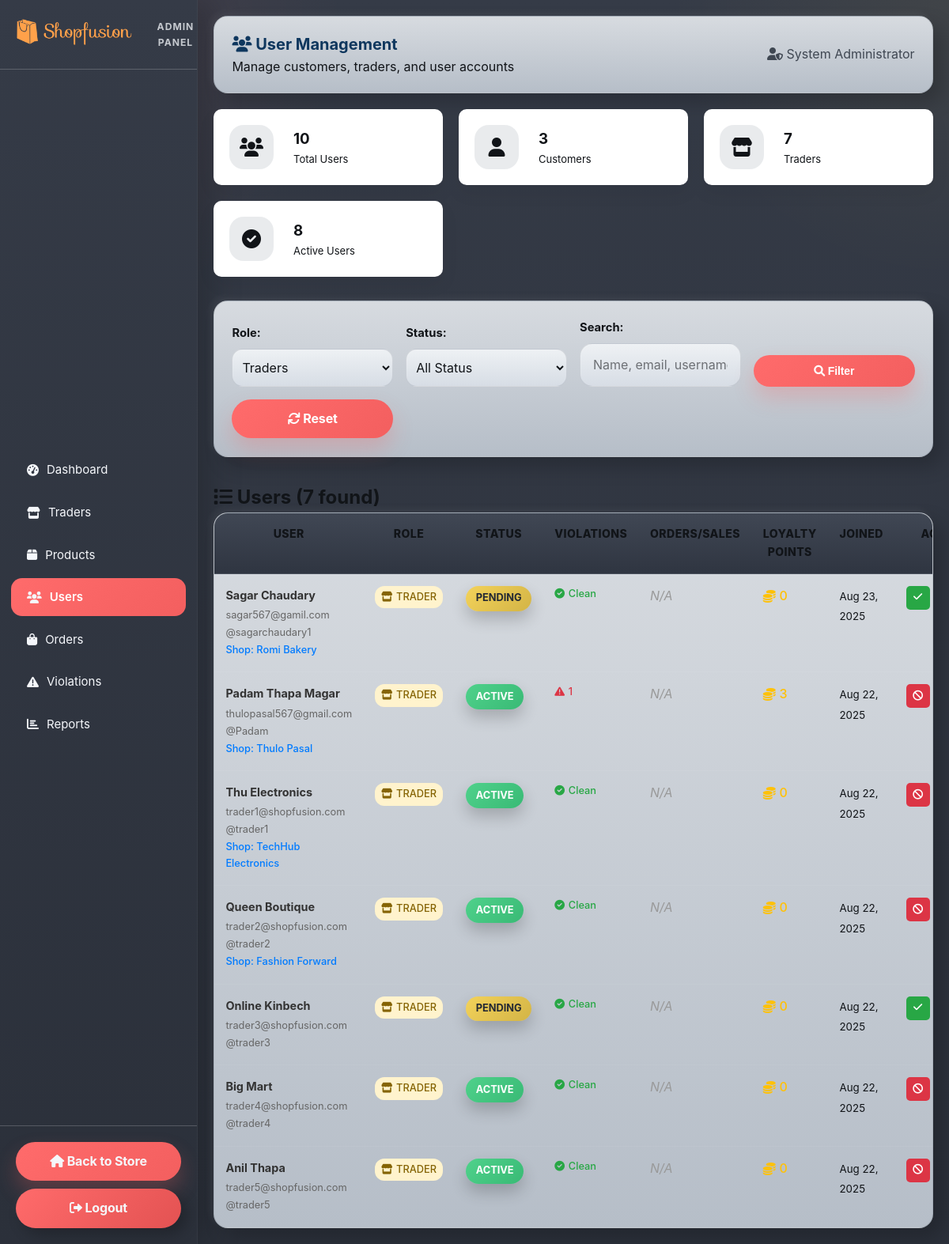
Screenshot of /admin/users.php?role=trader (signed in) with the database file from the repository.
### tables this page shows
CREATE TABLE `users` (
  `user_id` int(11) NOT NULL,
  `username` varchar(50) NOT NULL,
  `email` varchar(100) NOT NULL,
  `password` varchar(255) NOT NULL,
  `full_name` varchar(100) NOT NULL,
  `phone` varchar(20) DEFAULT NULL,
  `address` text DEFAULT NULL,
  `role` enum('admin','trader','customer') NOT NULL,
  `status` enum('active','pending','disabled') DEFAULT 'active',
  `violation_count` int(11) DEFAULT 0,
  `loyalty_points` int(11) DEFAULT 0,
  `created_at` timestamp NOT NULL DEFAULT current_timestamp(),
  `updated_at` timestamp NOT NULL DEFAULT current_timestamp() ON UPDATE current_timestamp()
);

### includes/functions.php (called while the page is built, shortened)
<?php
function formatDate($date) {
    return date('M j, Y', strtotime($date));
}
?>

### admin/users.php (the view, shortened to what this page needs)
<?php
require_once '../includes/functions.php';
$roleFilter = $_GET['role'] ?? 'all';
$statusFilter = $_GET['status'] ?? 'all';
$searchQuery = $_GET['search'] ?? '';
$whereConditions = ["role != 'admin'"];
$params = [];
if ($roleFilter !== 'all') {
    $whereConditions[] = "role = ?";
    $params[] = $roleFilter;
}
$whereClause = 'WHERE ' . implode(' AND ', $whereConditions);
try {
    $stmt = $pdo->prepare("
        SELECT u.*, s.shop_name,
               (SELECT COUNT(*) FROM orders WHERE customer_id = u.user_id AND payment_status = 'completed') as total_orders,
               (SELECT SUM(total_amount) FROM orders WHERE customer_id = u.user_id AND payment_status = 'completed') as total_spent
        FROM users u
        LEFT JOIN shops s ON u.user_id = s.trader_id
        $whereClause
        ORDER BY u.created_at DESC
        LIMIT 100
    ");
    $stmt->execute($params);
    $users = $stmt->fetchAll();
    $stmt = $pdo->prepare("
        SELECT
            COUNT(*) as total_users,
            SUM(CASE WHEN role = 'customer' THEN 1 ELSE 0 END) as total_customers,
            SUM(CASE WHEN role = 'trader' THEN 1 ELSE 0 END) as total_traders,
            SUM(CASE WHEN status = 'active' THEN 1 ELSE 0 END) as active_users,
            SUM(CASE WHEN status = 'disabled' THEN 1 ELSE 0 END) as disabled_users,
            SUM(CASE WHEN status = 'pending' THEN 1 ELSE 0 END) as pending_users
        FROM users
        WHERE role != 'admin'
    ");
    $stmt->execute();
    $stats = $stmt->fetch();
} catch (PDOException $e) {
    $error = "Failed to load users: " . $e->getMessage();
    $users = [];
    $stats = ['total_users' => 0, 'total_customers' => 0, 'total_traders' => 0, 'active_users' => 0, 'disabled_users' => 0, 'pending_users' => 0];
}
?>
<!DOCTYPE html>
<html lang="en">
<head>
    <link rel="stylesheet" href="../css/style.css">
    <link rel="stylesheet" href="../css/theme.css">
    <link href="https://cdnjs.cloudflare.com/ajax/libs/font-awesome/6.0.0/css/all.min.css" rel="stylesheet">
</head>
<body class="admin-layout">
    <nav class="admin-sidebar">
        <div class="sidebar-header">
            <div class="logo">
                <h2>Shopfusion</h2>
                <span>Admin Panel</span>
            </div>
        </div>
        <ul class="sidebar-menu">
            <li>
                <a href="index.php">
                    <i class="fas fa-tachometer-alt"></i> Dashboard
                </a>
            </li>
            <li>
                <a href="traders.php">
                    <i class="fas fa-store"></i> Traders
                </a>
            </li>
            <li>
                <a href="products.php">
                    <i class="fas fa-box"></i> Products
                </a>
            </li>
            <li class="active">
                <a href="users.php">
                    <i class="fas fa-users"></i> Users
                </a>
            </li>
            <li>
                <a href="orders.php">
                    <i class="fas fa-shopping-bag"></i> Orders
                </a>
            </li>
            <li>
                <a href="violations.php">
                    <i class="fas fa-exclamation-triangle"></i> Violations
                </a>
            </li>
            <li>
                <a href="reports.php">
                    <i class="fas fa-chart-bar"></i> Reports
                </a>
            </li>
        </ul>
        <div class="sidebar-footer">
            <a href="../index.php" class="btn-secondary">
                <i class="fas fa-home"></i> Back to Store
            </a>
            <a href="../auth/logout.php" class="btn-danger">
                <i class="fas fa-sign-out-alt"></i> Logout
            </a>
        </div>
    </nav>
    <main class="admin-main">
        <div class="admin-topbar">
            <div class="topbar-left">
                <h1><i class="fas fa-users"></i> User Management</h1>
                <p>Manage customers, traders, and user accounts</p>
            </div>
            <div class="topbar-right">
                <div class="admin-user">
                    <i class="fas fa-user-shield"></i>
                    <span><?php echo htmlspecialchars($_SESSION['full_name']); ?></span>
                </div>
            </div>
        </div>
        <div class="admin-content">
            <div class="stats-grid">
                <div class="stat-card">
                    <div class="stat-icon">
                        <i class="fas fa-users"></i>
                    </div>
                    <div class="stat-details">
                        <h3><?php echo number_format($stats['total_users']); ?></h3>
                        <p>Total Users</p>
                    </div>
                </div>
                <div class="stat-card">
                    <div class="stat-icon customer">
                        <i class="fas fa-user"></i>
                    </div>
                    <div class="stat-details">
                        <h3><?php echo number_format($stats['total_customers']); ?></h3>
                        <p>Customers</p>
                    </div>
                </div>
                <div class="stat-card">
                    <div class="stat-icon trader">
                        <i class="fas fa-store"></i>
                    </div>
                    <div class="stat-details">
                        <h3><?php echo number_format($stats['total_traders']); ?></h3>
                        <p>Traders</p>
                    </div>
                </div>
                <div class="stat-card">
                    <div class="stat-icon active">
                        <i class="fas fa-check-circle"></i>
                    </div>
                    <div class="stat-details">
                        <h3><?php echo number_format($stats['active_users']); ?></h3>
                        <p>Active Users</p>
                    </div>
                </div>
            </div>
            <div class="filters-section">
                <form method="GET" class="filters-form">
                    <div class="filter-group">
                        <label>Role:</label>
                        <select name="role">
                            <option value="trader" <?php echo $roleFilter === 'trader' ? 'selected' : ''; ?>>Traders</option>
                        </select>
                    </div>
                    <div class="filter-group">
                        <label>Status:</label>
                        <select name="status">
                            <option value="all" <?php echo $statusFilter === 'all' ? 'selected' : ''; ?>>All Status</option>
                        </select>
                    </div>
                    <div class="filter-group">
                        <label>Search:</label>
                        <input type="text" name="search" value="<?php echo htmlspecialchars($searchQuery); ?>" placeholder="Name, email, username...">
                    </div>
                    <button type="submit" class="btn-primary">
                        <i class="fas fa-search"></i> Filter
                    </button>
                    <a href="users.php" class="btn-secondary">
                        <i class="fas fa-refresh"></i> Reset
                    </a>
                </form>
            </div>
            <div class="table-section">
                <div class="table-header">
                    <h2><i class="fas fa-list"></i> Users (<?php echo count($users); ?> found)</h2>
                </div>
                <?php if (empty($users)): ?>
                    <div class="empty-state">
                        <div class="empty-icon">
                            <i class="fas fa-users"></i>
                        </div>
                        <h3>No Users Found</h3>
                        <p>No users match your current filters.</p>
                    </div>
                <?php else: ?>
                    <div class="table-responsive">
                        <table class="data-table">
                            <thead>
                                <tr>
                                    <th>User</th>
                                    <th>Role</th>
                                    <th>Status</th>
                                    <th>Violations</th>
                                    <th>Orders/Sales</th>
                                    <th>Loyalty Points</th>
                                    <th>Joined</th>
                                    <th>Actions</th>
                                </tr>
                            </thead>
                            <tbody>
                                <?php foreach ($users as $user): ?>
                                    <tr>
                                        <td>
                                            <div class="user-info">
                                                <div class="user-details">
                                                    <h4><?php echo htmlspecialchars($user['full_name']); ?></h4>
                                                    <small><?php echo htmlspecialchars($user['email']); ?></small>
                                                    <small>@<?php echo htmlspecialchars($user['username']); ?></small>
                                                    <?php if ($user['shop_name']): ?>
                                                        <small class="shop-name">Shop: <?php echo htmlspecialchars($user['shop_name']); ?></small>
                                                    <?php endif; ?>
                                                </div>
                                            </div>
                                        </td>
                                        <td>
                                            <span class="role-badge role-<?php echo $user['role']; ?>">
                                                <i class="fas fa-<?php echo $user['role'] === 'trader' ? 'store' : 'user'; ?>"></i>
                                                <?php echo ucfirst($user['role']); ?>
                                            </span>
                                        </td>
                                        <td>
                                            <span class="status-badge status-<?php echo $user['status']; ?>">
                                                <?php echo ucfirst($user['status']); ?>
                                            </span>
                                        </td>
                                        <td>
                                            <?php if ($user['violation_count'] > 0): ?>
                                                <span class="violation-count high">
                                                    <i class="fas fa-exclamation-triangle"></i>
                                                    <?php echo $user['violation_count']; ?>
                                                </span>
                                            <?php else: ?>
                                                <span class="violation-count clean">
                                                    <i class="fas fa-check-circle"></i>
                                                    Clean
                                                </span>
                                            <?php endif; ?>
                                        </td>
                                        <td>
                                            <?php if ($user['role'] === 'customer'): ?>
                                                <div class="customer-stats">
                                                    <div><?php echo number_format($user['total_orders']); ?> orders</div>
                                                    <div><?php echo formatPrice($user['total_spent'] ?? 0); ?> spent</div>
                                                </div>
                                            <?php else: ?>
                                                <span class="text-muted">N/A</span>
                                            <?php endif; ?>
                                        </td>
                                        <td>
                                            <span class="loyalty-points">
                                                <i class="fas fa-coins"></i>
                                                <?php echo number_format($user['loyalty_points']); ?>
                                            </span>
                                        </td>
                                        <td>
                                            <small><?php echo formatDate($user['created_at']); ?></small>
                                        </td>
                                        <td>
                                            <div class="action-buttons">
                                                <?php if ($user['status'] === 'active'): ?>
                                                    <button class="btn-action danger" title="Disable User"
                                                            onclick="showDisableModal(<?php echo $user['user_id']; ?>, '<?php echo addslashes($user['full_name']); ?>')">
                                                        <i class="fas fa-ban"></i>
                                                    </button>
                                                <?php else: ?>
                                                    <form method="POST" style="display: inline;" onsubmit="return confirm('Are you sure you want to enable this user?')">
                                                        <button type="submit" class="btn-action success" title="Enable User">
                                                            <i class="fas fa-check"></i>
                                                        </button>
                                                    </form>
                                                <?php endif; ?>
                                            </div>
                                        </td>
                                    </tr>
                                <?php endforeach; ?>
                            </tbody>
                        </table>
                    </div>
                <?php endif; ?>
            </div>
        </div>
    </main>
    <link rel='stylesheet' href='../css/theme-refresh.css'>
</body>
</html>

### rows the page displays
users: full_name "Sagar Chaudary", email "sagar567@gamil.com", username "sagarchaudary1", shop_name "Romi Bakery", role "TRADER", status "PENDING", violation_count 0 (drawn), shows "N/A", loyalty_points "0", created_at "Aug 23, 2025"
users: full_name "Padam Thapa Magar", email "thulopasal567@gmail.com", username "Padam", shop_name "Thulo Pasal", role "TRADER", status "ACTIVE", violation_count "1", shows "N/A", loyalty_points "3", created_at "Aug 22, 2025"
users: full_name "Thu Electronics", email "trader1@shopfusion.com", username "trader1", shop_name "TechHub Electronics", role "TRADER", status "ACTIVE", violation_count 0 (drawn), shows "N/A", created_at "Aug 22, 2025"
users: full_name "Queen Boutique", email "trader2@shopfusion.com", username "trader2", shop_name "Fashion Forward", role "TRADER", status "ACTIVE", violation_count 0 (drawn), shows "N/A", created_at "Aug 22, 2025"
users: full_name "Online Kinbech", email "trader3@shopfusion.com", username "trader3", role "TRADER", status "PENDING", violation_count 0 (drawn), shows "N/A", created_at "Aug 22, 2025"
users: full_name "Big Mart", email "trader4@shopfusion.com", username "trader4", role "TRADER", status "ACTIVE", violation_count 0 (drawn), shows "N/A", created_at "Aug 22, 2025"
users: full_name "Anil Thapa", email "trader5@shopfusion.com", username "trader5", role "TRADER", status "ACTIVE", violation_count 0 (drawn), shows "N/A", created_at "Aug 22, 2025"

### other values shown
$_SESSION['full_name'] "System Administrator"
$stats['total_users'] "10"
$stats['total_customers'] "3"
$stats['total_traders'] "7"
$stats['active_users'] "8"
count($users) "7"
